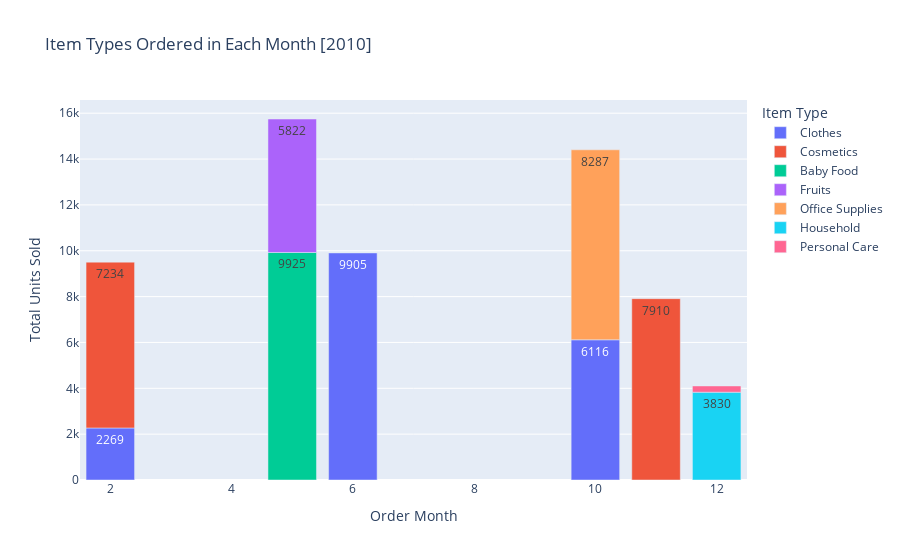

Notebook code for this chart:
### Code cell
month_item_sales_2010 = cd_2010.groupby(['month', 'Item Type'])['Units Sold'].sum().reset_index()


mis_2010= px.bar(
    month_item_sales_2010,
    x='month',
    y='Units Sold',
    color='Item Type',
    title='Item Types Ordered in Each Month [2010]',
    text='Units Sold',
    labels={'Units Sold': 'Total Units Sold', 'month': 'Order Month'}
)


mis_2010.update_traces(textposition='inside')


mis_2010.show()

### Figure 1 — Plotly figure (JSON) as saved in the notebook; plotly's stock layout.template omitted (floating-point values rounded to 4 significant figures)
{"data": [{"alignmentgroup": "True", "hovertemplate": "Item Type=Clothes<br>Order Month=%{x}<br>Total Units Sold=%{text}<extra></extra>", "legendgroup": "Clothes", "marker": {"color": "#636efa", "pattern": {"shape": ""}}, "name": "Clothes", "offsetgroup": "Clothes", "orientation": "v", "showlegend": true, "text": [2269, 9905, 6116], "textposition": "inside", "type": "bar", "x": [2, 6, 10], "xaxis": "x", "y": [2269, 9905, 6116], "yaxis": "y"}, {"alignmentgroup": "True", "hovertemplate": "Item Type=Cosmetics<br>Order Month=%{x}<br>Total Units Sold=%{text}<extra></extra>", "legendgroup": "Cosmetics", "marker": {"color": "#EF553B", "pattern": {"shape": ""}}, "name": "Cosmetics", "offsetgroup": "Cosmetics", "orientation": "v", "showlegend": true, "text": [7234, 7910], "textposition": "inside", "type": "bar", "x": [2, 11], "xaxis": "x", "y": [7234, 7910], "yaxis": "y"}, {"alignmentgroup": "True", "hovertemplate": "Item Type=Baby Food<br>Order Month=%{x}<br>Total Units Sold=%{text}<extra></extra>", "legendgroup": "Baby Food", "marker": {"color": "#00cc96", "pattern": {"shape": ""}}, "name": "Baby Food", "offsetgroup": "Baby Food", "orientation": "v", "showlegend": true, "text": [9925], "textposition": "inside", "type": "bar", "x": [5], "xaxis": "x", "y": [9925], "yaxis": "y"}, {"alignmentgroup": "True", "hovertemplate": "Item Type=Fruits<br>Order Month=%{x}<br>Total Units Sold=%{text}<extra></extra>", "legendgroup": "Fruits", "marker": {"color": "#ab63fa", "pattern": {"shape": ""}}, "name": "Fruits", "offsetgroup": "Fruits", "orientation": "v", "showlegend": true, "text": [5822], "textposition": "inside", "type": "bar", "x": [5], "xaxis": "x", "y": [5822], "yaxis": "y"}, {"alignmentgroup": "True", "hovertemplate": "Item Type=Office Supplies<br>Order Month=%{x}<br>Total Units Sold=%{text}<extra></extra>", "legendgroup": "Office Supplies", "marker": {"color": "#FFA15A", "pattern": {"shape": ""}}, "name": "Office Supplies", "offsetgroup": "Office Supplies", "orientation": "v", "showlegend": true, "text": [8287], "textposition": "inside", "type": "bar", "x": [10], "xaxis": "x", "y": [8287], "yaxis": "y"}, {"alignmentgroup": "True", "hovertemplate": "Item Type=Household<br>Order Month=%{x}<br>Total Units Sold=%{text}<extra></extra>", "legendgroup": "Household", "marker": {"color": "#19d3f3", "pattern": {"shape": ""}}, "name": "Household", "offsetgroup": "Household", "orientation": "v", "showlegend": true, "text": [3830], "textposition": "inside", "type": "bar", "x": [12], "xaxis": "x", "y": [3830], "yaxis": "y"}, {"alignmentgroup": "True", "hovertemplate": "Item Type=Personal Care<br>Order Month=%{x}<br>Total Units Sold=%{text}<extra></extra>", "legendgroup": "Personal Care", "marker": {"color": "#FF6692", "pattern": {"shape": ""}}, "name": "Personal Care", "offsetgroup": "Personal Care", "orientation": "v", "showlegend": true, "text": [273], "textposition": "inside", "type": "bar", "x": [12], "xaxis": "x", "y": [273], "yaxis": "y"}], "layout": {"barmode": "relative", "legend": {"title": {"text": "Item Type"}, "tracegroupgap": 0}, "title": {"text": "Item Types Ordered in Each Month [2010]"}, "xaxis": {"anchor": "y", "domain": [0, 1], "title": {"text": "Order Month"}}, "yaxis": {"anchor": "x", "domain": [0, 1], "title": {"text": "Total Units Sold"}}}}
